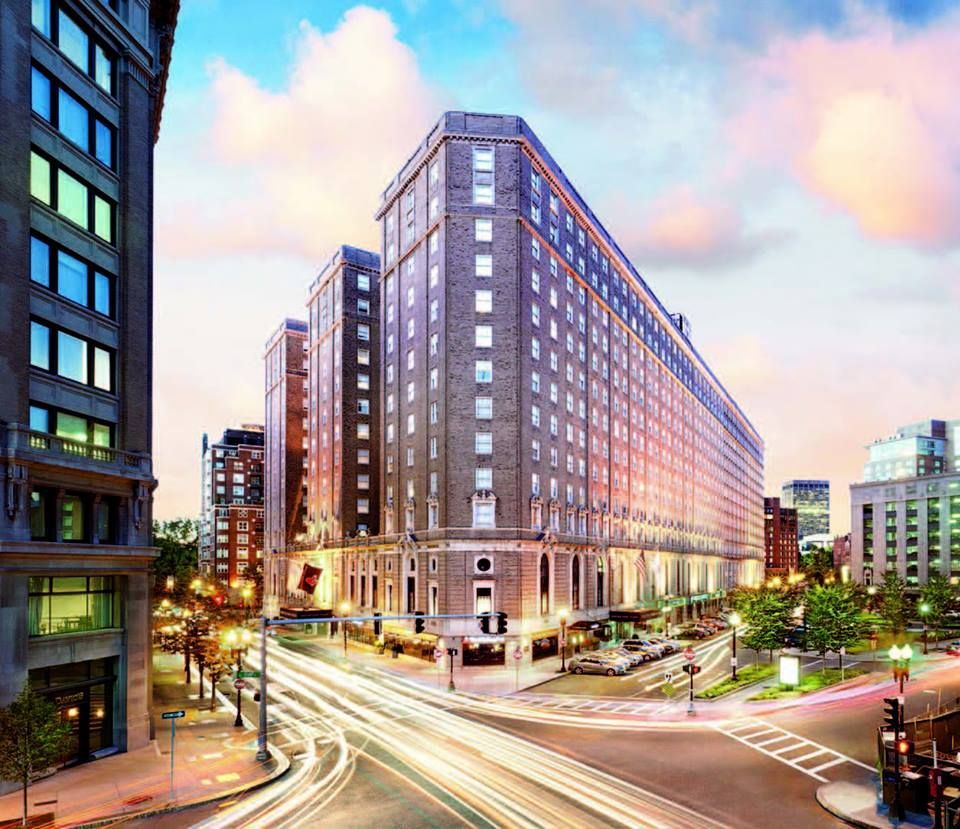
#> input picture Photos/buston.jpg, 960 x 829 px
$ python splitMerge.py
#> lines starting #> are read from the running program, lines starting #| are printed output that depends on the picture
import cv2 as cv
import numpy as np

#PATH OF THE IMAGE
img = cv.imread("Photos/buston.jpg")
#> img is the input picture: shape (829, 960, 3); mean B, G, R 152.5, 154.7, 164.5
cv.imshow("Image", img)

blank = np.zeros(img.shape[:2], dtype="uint8")

#SPLITTED IMAGE
r,g,b = cv.split(img)
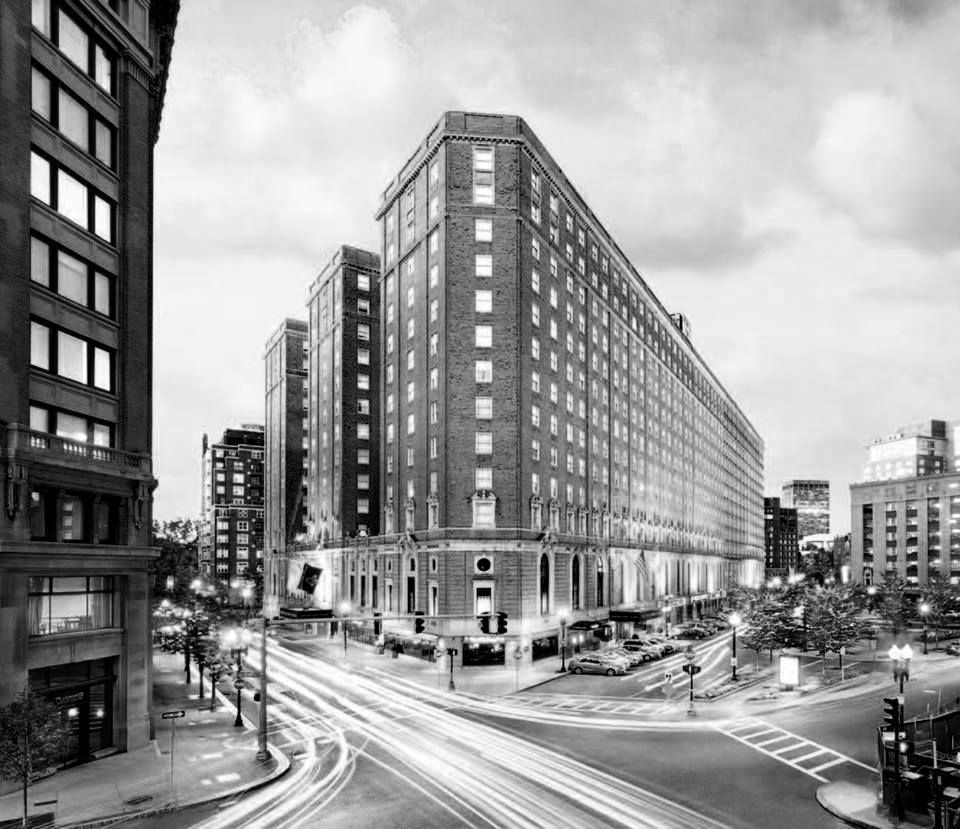
#> g: shape (829, 960); min 0, max 255, mean 154.7
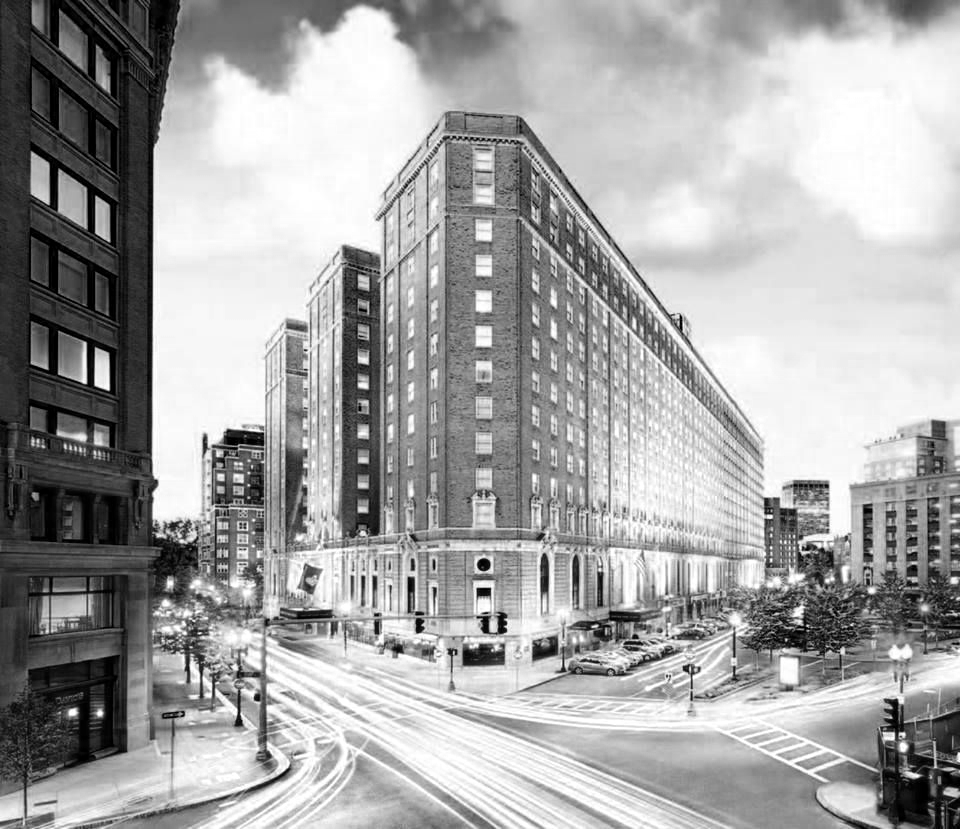
#> b: shape (829, 960); min 0, max 255, mean 164.5

#Merge Them
blue = cv.merge([b, blank, blank])
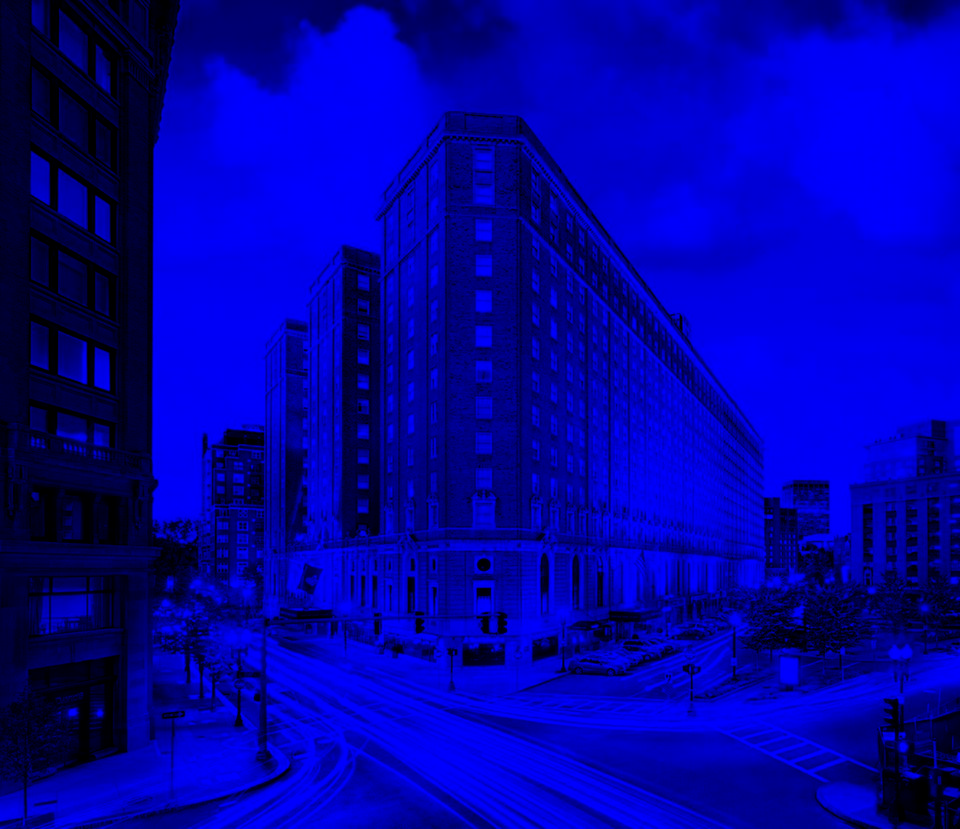
#> blue: shape (829, 960, 3); mean of channels 0, 1, 2 164.5, 0, 0; drawn as B, G, R
green = cv.merge([blank, g, blank])
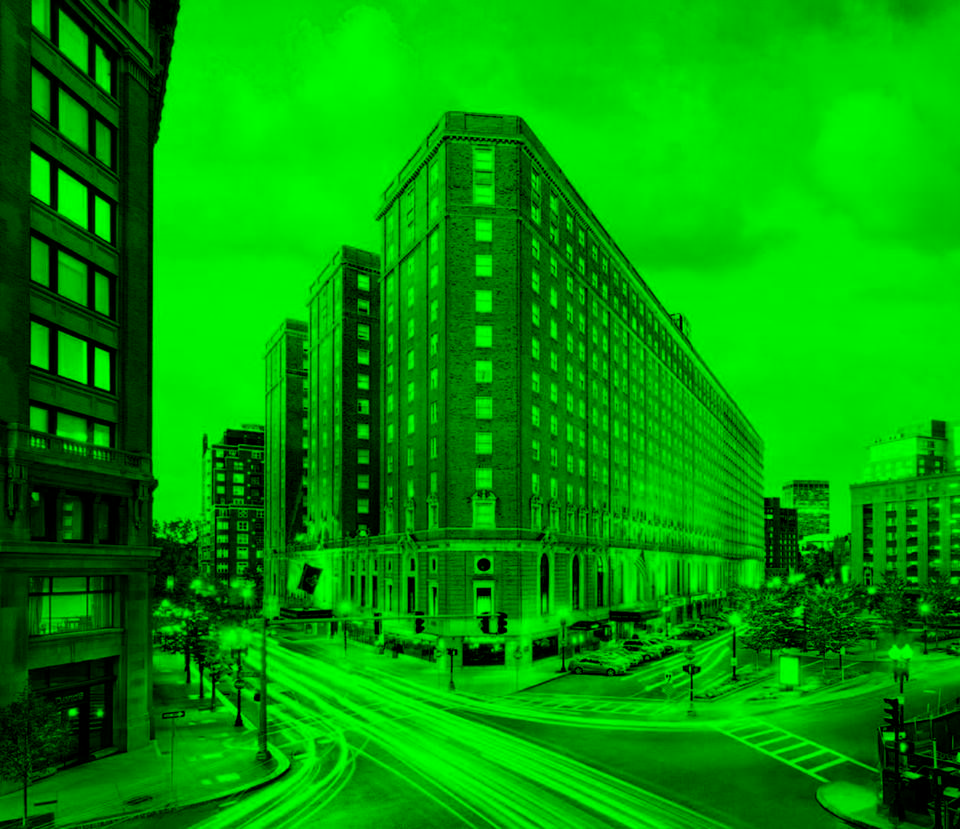
#> green: shape (829, 960, 3); mean of channels 0, 1, 2 0, 154.7, 0; drawn as B, G, R
red = cv.merge([blank, blank, r])
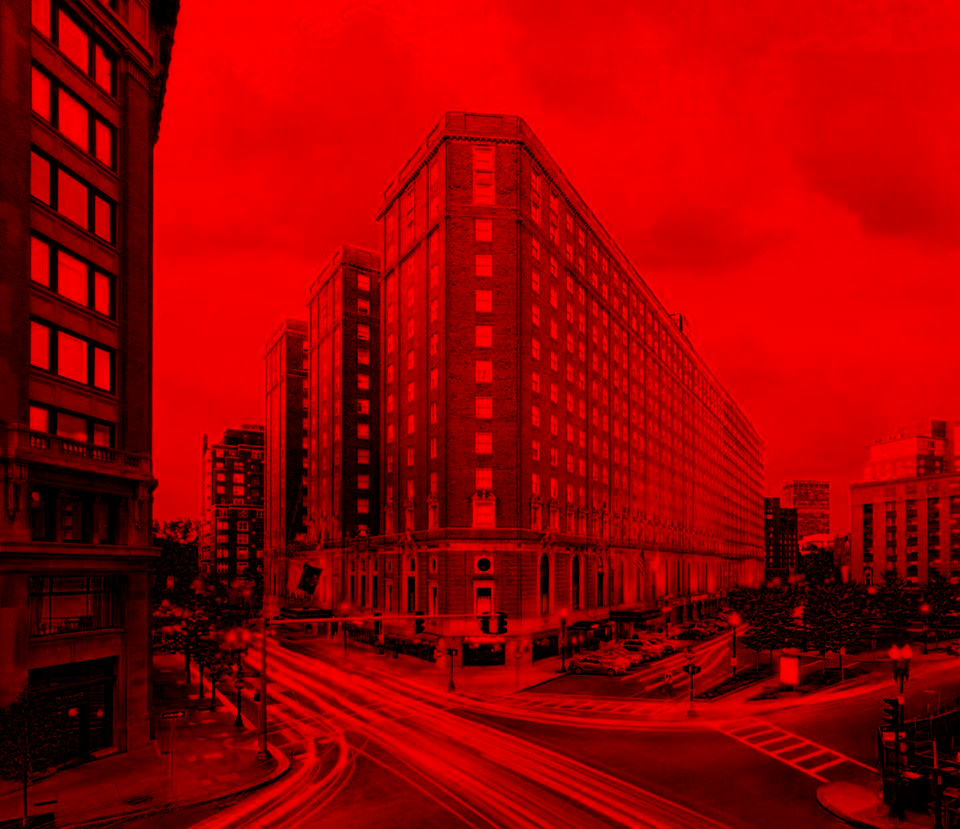
#> red: shape (829, 960, 3); mean of channels 0, 1, 2 0, 0, 152.5; drawn as B, G, R

cv.imshow("Red", red)
cv.imshow("Green", green)
cv.imshow("Blue", blue)

#SIZE OF IMAGE
print(img.shape)
#| (829, 960, 3)
print(r.shape)
#| (829, 960)
print(g.shape)
#| (829, 960)
print(b.shape)
#| (829, 960)

#MERGED IMAGE
merged = cv.merge([r,g,b])
cv.imshow("Merged Image", merged)
print(merged.shape)
#| (829, 960, 3)

cv.waitKey(0)

$ run again, with Photos/group.jpg copied over Photos/buston.jpg
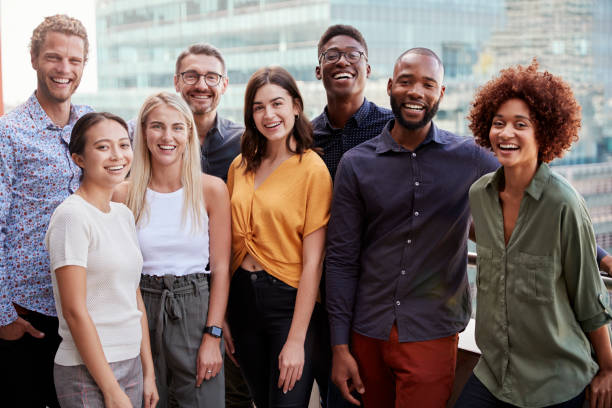
#> input picture Photos/group.jpg, 612 x 408 px
#> img is the input picture: shape (408, 612, 3); mean B, G, R 109.5, 112.6, 126.8
#> `green = cv.merge([blank, g, blank])`:
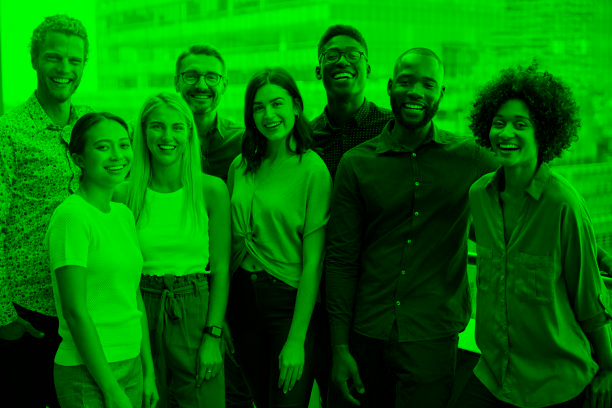
#> green: shape (408, 612, 3); mean of channels 0, 1, 2 0, 112.6, 0; drawn as B, G, R
#> `red = cv.merge([blank, blank, r])`:
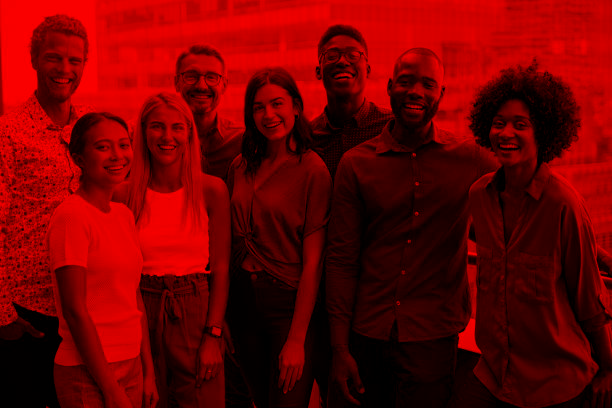
#> red: shape (408, 612, 3); mean of channels 0, 1, 2 0, 0, 109.5; drawn as B, G, R
#| (408, 612, 3)
#| (408, 612)
#| (408, 612)
#| (408, 612)
#| (408, 612, 3)

$ run again, with Photos/group2.jpg copied over Photos/buston.jpg
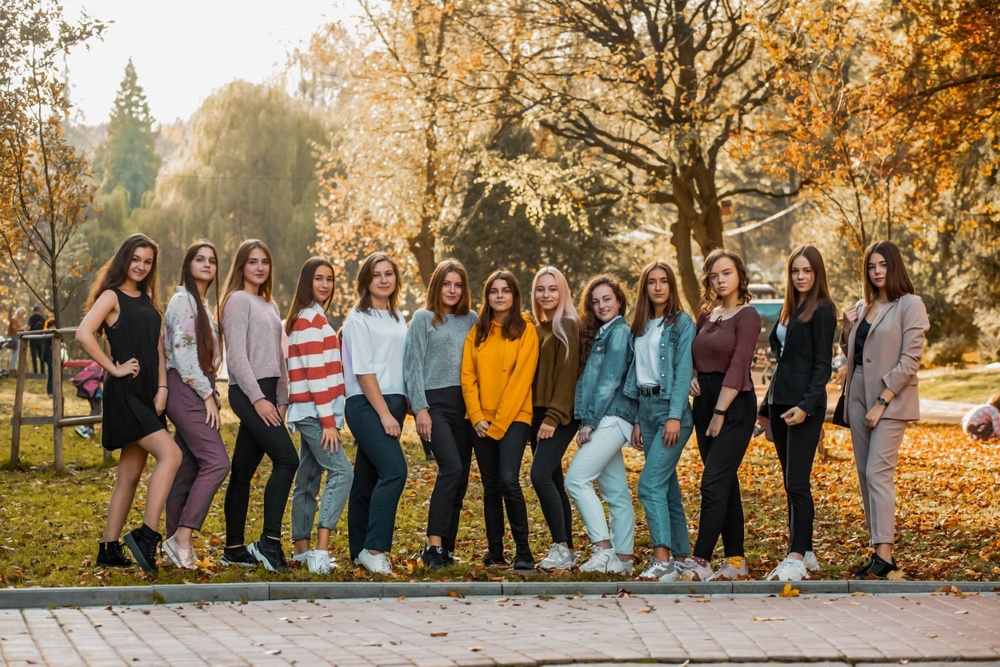
#> input picture Photos/group2.jpg, 1000 x 667 px, shrunk from 1500 x 1000 before the run
#> img is the input picture: shape (667, 1000, 3); mean B, G, R 94.9, 123.3, 144.5
#> `green = cv.merge([blank, g, blank])`:
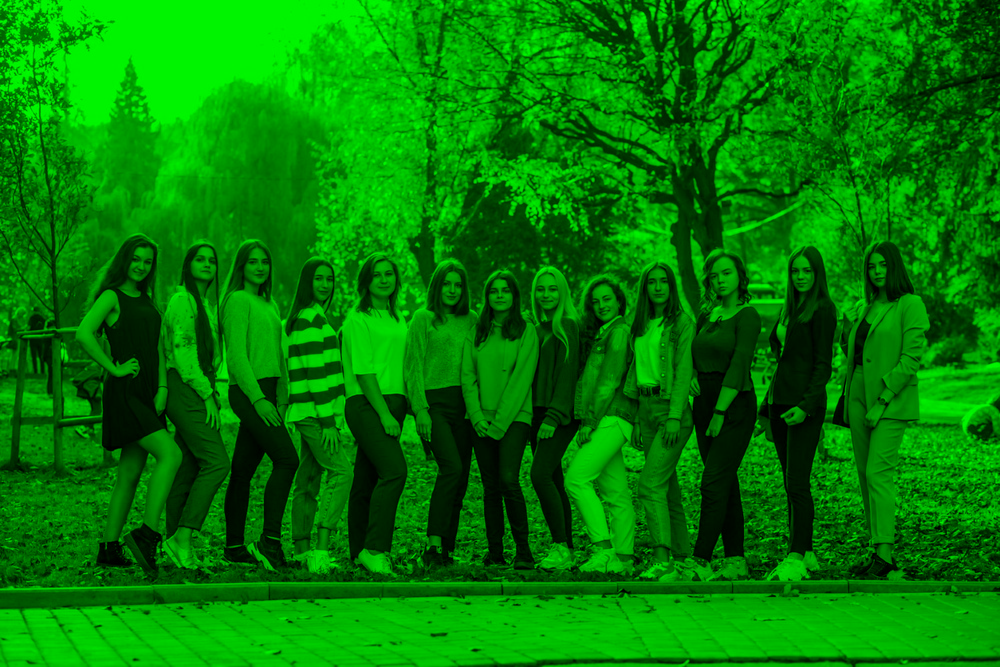
#> green: shape (667, 1000, 3); mean of channels 0, 1, 2 0, 123.3, 0; drawn as B, G, R
#> `red = cv.merge([blank, blank, r])`:
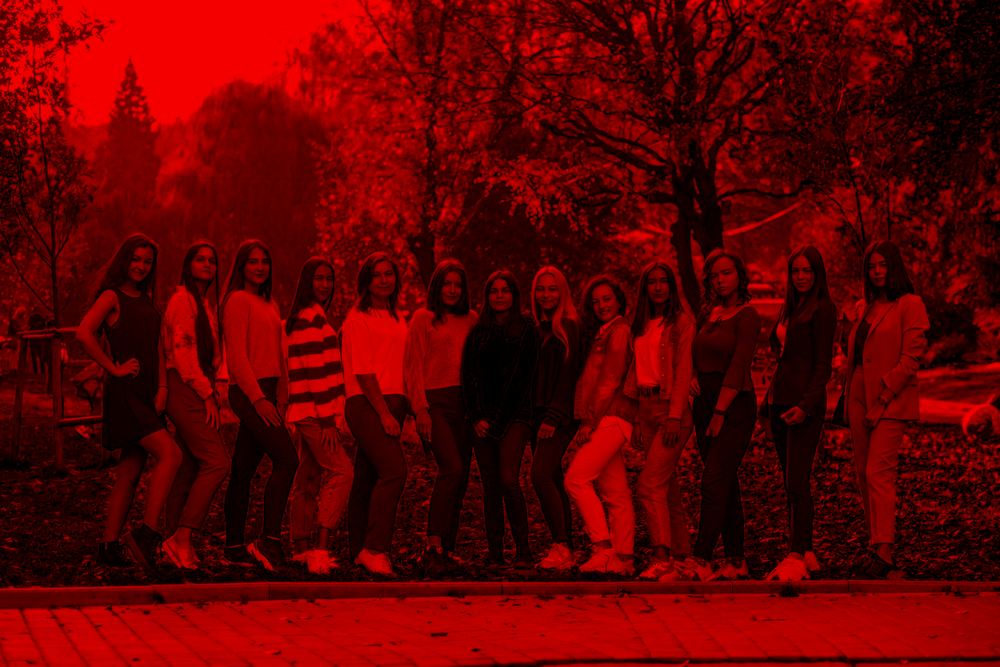
#> red: shape (667, 1000, 3); mean of channels 0, 1, 2 0, 0, 94.9; drawn as B, G, R
#| (667, 1000, 3)
#| (667, 1000)
#| (667, 1000)
#| (667, 1000)
#| (667, 1000, 3)
